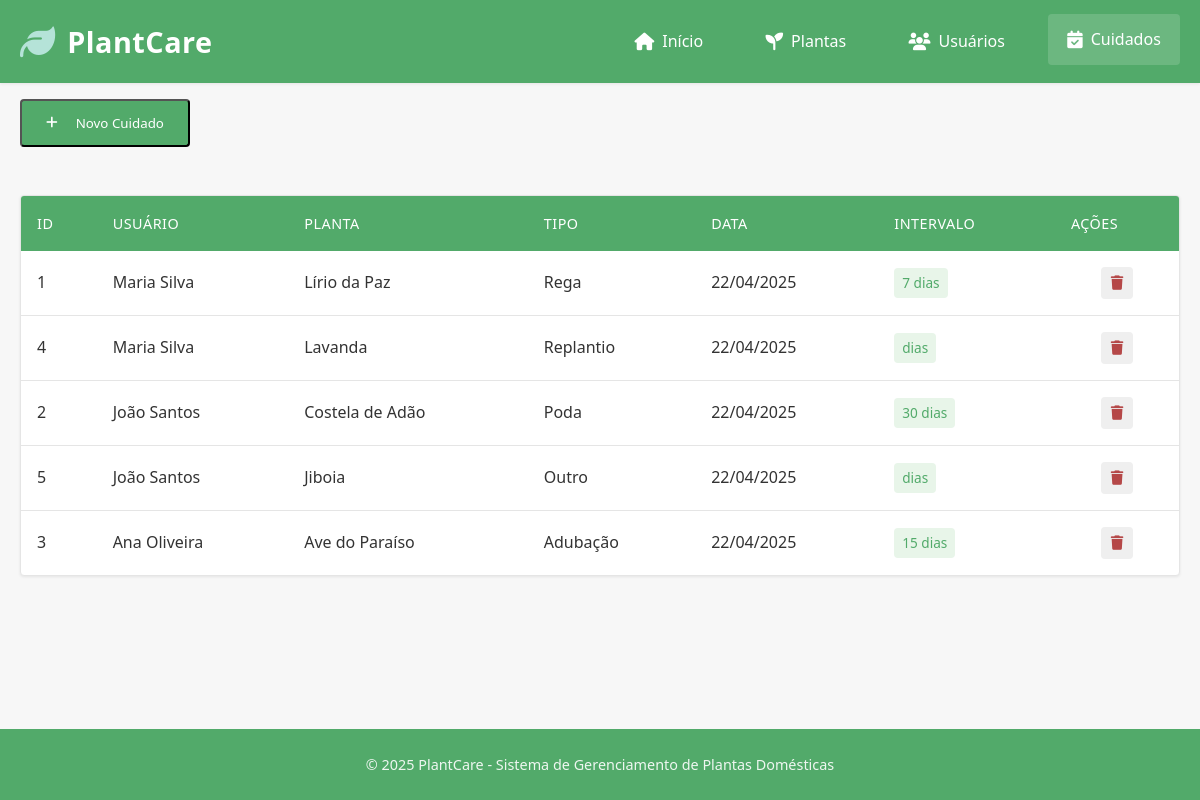
/cuidados.php, run on the app's committed database.
### tables this page shows
CREATE TABLE IF NOT EXISTS cuidados (
    id INT AUTO_INCREMENT PRIMARY KEY,
    usuario_id INT NOT NULL,
    planta_id INT NOT NULL,
    tipo_cuidado ENUM('Rega', 'Poda', 'Adubação', 'Replantio', 'Outro') NOT NULL,
    data_cuidado DATE NOT NULL,
    intervalo_dias INT COMMENT 'Intervalo em dias para repetir o cuidado',
    observacoes TEXT,
    created_at TIMESTAMP DEFAULT CURRENT_TIMESTAMP,
    updated_at TIMESTAMP DEFAULT CURRENT_TIMESTAMP ON UPDATE CURRENT_TIMESTAMP,
    FOREIGN KEY (usuario_id) REFERENCES usuarios(id) ON DELETE CASCADE,
    FOREIGN KEY (planta_id) REFERENCES plantas(id) ON DELETE CASCADE
);

CREATE TABLE IF NOT EXISTS usuarios (
    id INT AUTO_INCREMENT PRIMARY KEY,
    nome VARCHAR(100) NOT NULL,
    email VARCHAR(100) NOT NULL UNIQUE,
    telefone VARCHAR(20),
    nivel_experiencia ENUM('Iniciante', 'Intermediário', 'Avançado') NOT NULL,
    created_at TIMESTAMP DEFAULT CURRENT_TIMESTAMP,
    updated_at TIMESTAMP DEFAULT CURRENT_TIMESTAMP ON UPDATE CURRENT_TIMESTAMP
);

CREATE TABLE IF NOT EXISTS plantas (
    id INT AUTO_INCREMENT PRIMARY KEY,
    nome_cientifico VARCHAR(100) NOT NULL,
    nome_popular VARCHAR(100) NOT NULL,
    tipo_planta ENUM('Interior', 'Exterior', 'Ambos') NOT NULL,
    nivel_luz ENUM('Baixa', 'Média', 'Alta') NOT NULL,
    frequencia_rega INT NOT NULL COMMENT 'Frequência de rega em dias',
    created_at TIMESTAMP DEFAULT CURRENT_TIMESTAMP,
    updated_at TIMESTAMP DEFAULT CURRENT_TIMESTAMP ON UPDATE CURRENT_TIMESTAMP
);

### cuidados.php (the view, shortened to what this page needs)
<?php
$conn = new mysqli($db_host, $db_user, $db_pass, $db_name);
$sql = "SELECT c.*, u.nome as usuario_nome, p.nome_popular as planta_nome,
        DATE_ADD(c.data_cuidado, INTERVAL c.intervalo_dias DAY) as proxima_data
        FROM cuidados c
        JOIN usuarios u ON c.usuario_id = u.id
        JOIN plantas p ON c.planta_id = p.id";
$result = $conn->query($sql);
?>
<!DOCTYPE html>
<html lang="pt-BR">
<head>
    <link rel="stylesheet" href="https://cdnjs.cloudflare.com/ajax/libs/font-awesome/6.4.0/css/all.min.css">
    <link rel="stylesheet" href="assets/css/style.css">
</head>
<body>
    <header>
        <div class="container">
            <div class="logo">
                <i class="fas fa-leaf"></i>
                <h1>PlantCare</h1>
            </div>
            <nav>
                <ul>
                    <li><a href="/plantas.com/index.php"><i class="fas fa-home"></i> Início</a></li>
                    <li><a href="/plantas.com/plantas.php"><i class="fas fa-seedling"></i> Plantas</a></li>
                    <li><a href="/plantas.com/usuarios.php"><i class="fas fa-users"></i> Usuários</a></li>
                    <li><a href="/plantas.com/cuidados.php" class="active"><i class="fas fa-calendar-check"></i> Cuidados</a></li>
                </ul>
            </nav>
        </div>
    </header>
    <main class="container">
        <section id="cuidados">
            <div class="section-header">
                <button id="btnAddCuidado" class="btn-add"><i class="fas fa-plus"></i> Novo Cuidado</button>
            </div>
            <div class="data-table-container">
                <table class="data-table" id="cuidadosTable">
                    <thead>
                        <tr>
                            <th>ID</th>
                            <th>Usuário</th>
                            <th>Planta</th>
                            <th>Tipo</th>
                            <th>Data</th>
                            <th>intervalo</th>
                            <th>Ações</th>
                        </tr>
                    </thead>
                    <tbody>
                        <?php if ($result->num_rows > 0): ?>
                            <?php while($row = $result->fetch_assoc()): ?>
                                <tr>
                                    <td><?php echo $row['id']; ?></td>
                                    <td><?php echo htmlspecialchars($row['usuario_nome']); ?></td>
                                    <td><?php echo htmlspecialchars($row['planta_nome']); ?></td>
                                    <td><?php echo htmlspecialchars($row['tipo_cuidado']); ?></td>
                                    <td><?php echo date('d/m/Y', strtotime($row['data_cuidado'])); ?></td>
                                    <td><span class="status-badge normal"><?php echo $row['intervalo_dias']; ?> dias</span></td>
                                    <td>
                                        <div class="action-buttons">
                                            <button class="btn-action btn-delete" data-id="<?php echo $row['id']; ?>" title="Excluir">
                                                <i class="fas fa-trash"></i>
                                            </button>
                                        </div>
                                    </td>
                                </tr>
                            <?php endwhile; ?>
                        <?php else: ?>
                            <tr>
                                <td colspan="7" class="empty-table">Nenhum cuidado registrado</td>
                            </tr>
                        <?php endif; ?>
                    </tbody>
                </table>
            </div>
        </section>
    </main>
    <footer>
        <div class="container">
            <p>&copy; 2025 PlantCare - Sistema de Gerenciamento de Plantas Domésticas</p>
        </div>
    </footer>
</body>
</html>

### assets/css/style.css (style rules this page uses)
:root { --primary: #52aa6a; --primary-dark: #48b575; --primary-light: #81bd86; --secondary: #f7f7f7; --accent: #b5e3d8; --text: #333333; --text-light: #666666; --error: #f4a7a7; --success: #a3d9b1; --warning: #ffd7a1; --danger: #f4a7a7; --white: #ffffff; --red: #b54848; --gray: #e5e5e5; --light-gray: #f7f7f7; --border-color: #e0e0e0; --shadow: 0 1px 3px rgba(0, 0, 0, 0.08); --shadow-hover: 0 2px 6px rgba(0, 0, 0, 0.12); --border-radius: 4px; --transition: all 0.2s ease; }
* { margin: 0; padding: 0; box-sizing: border-box; font-family: 'Segoe UI', Tahoma, Geneva, Verdana, sans-serif; }
body { background-color: var(--secondary); color: var(--text); min-height: 100vh; display: flex; flex-direction: column; line-height: 1.6; }
.container { max-width: 1200px; width: 100%; margin: 0 auto; padding: 0 20px; }
header { background: var(--primary); color: var(--white); padding: 1rem 0; box-shadow: var(--shadow); position: sticky; top: 0; z-index: 1000; }
header .container { display: flex; justify-content: space-between; align-items: center; }
.logo { display: flex; align-items: center; gap: 12px; }
.logo i { font-size: 2.2rem; color: var(--accent); }
.logo h1 { font-size: 1.8rem; font-weight: 600; letter-spacing: 0.5px; }
nav ul { display: flex; gap: 1.5rem; list-style: none; }
nav a { color: var(--white); text-decoration: none; padding: 0.8rem 1.2rem; border-radius: var(--border-radius); transition: var(--transition); display: flex; align-items: center; gap: 8px; font-weight: 500; }
nav a:hover, nav a.active { background-color: rgba(255, 255, 255, 0.15); transform: translateY(-2px); }
nav i { font-size: 1.1rem; }
main { flex: 1; padding: 2rem; align-items: center; margin-bottom: 2rem; }
.section-header i { margin-right: 10px; }
.status-badge { display: inline-block; padding: 4px 8px; border-radius: var(--border-radius); font-size: 0.85rem; font-weight: 500; text-align: center; white-space: nowrap; }
.status-badge.normal { background-color: #e8f5e9; color: var(--primary); }
.btn-add { background: var(--primary); color: var(--white); padding: 0.8rem 1.5rem; border-radius: var(--border-radius); text-decoration: none; font-weight: 500; display: inline-flex; align-items: center; gap: 8px; transition: var(--transition); margin-bottom: 1rem; margin-top: 1rem; }
.data-table-container { background: var(--white); border-radius: var(--border-radius); box-shadow: var(--shadow); overflow: hidden; margin-top: 2rem; margin-bottom: 2rem; border: 1px solid var(--gray); }
.data-table { width: 100%; border-collapse: collapse; }
.data-table th, .data-table td { padding: 1rem; text-align: left; }
.data-table th { background: var(--primary); color: var(--white); font-weight: 500; text-transform: uppercase; font-size: 0.9rem; letter-spacing: 0.5px; }
.data-table tbody tr { border-bottom: 1px solid var(--gray); transition: var(--transition); }
.data-table tbody tr:last-child { border-bottom: none; }
.action-buttons { display: flex; justify-content: center; gap: 0.5rem; }
.btn-action { width: 32px; height: 32px; border-radius: var(--border-radius); border: none; cursor: pointer; transition: var(--transition); display: flex; align-items: center; justify-content: center; font-size: 0.9rem; color: var(--red); }
.btn-action i { font-size: 0.9rem; }
footer { background: var(--primary); color: var(--white); padding: 1.5rem 0; text-align: center; margin-top: auto; }
footer p { opacity: 0.9; font-size: 0.9rem; }

### data on the page
cuidados: id "1", usuario.nome "Maria Silva", planta.nome_popular "Lírio da Paz", tipo_cuidado "Rega", data_cuidado "22/04/2025", intervalo_dias "7"
cuidados: id "4", usuario.nome "Maria Silva", planta.nome_popular "Lavanda", tipo_cuidado "Replantio", data_cuidado "22/04/2025"
cuidados: id "2", usuario.nome "João Santos", planta.nome_popular "Costela de Adão", tipo_cuidado "Poda", data_cuidado "22/04/2025", intervalo_dias "30"
cuidados: id "5", usuario.nome "João Santos", planta.nome_popular "Jiboia", tipo_cuidado "Outro", data_cuidado "22/04/2025"
cuidados: id "3", usuario.nome "Ana Oliveira", planta.nome_popular "Ave do Paraíso", tipo_cuidado "Adubação", data_cuidado "22/04/2025", intervalo_dias "15"
